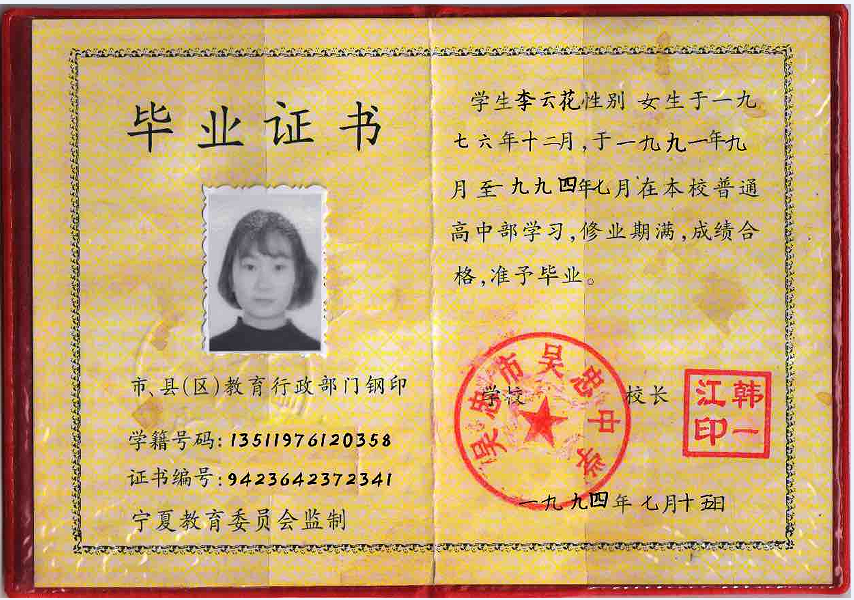
#> input picture pic/1.png, 854 x 600 px
$ python -i forensic_service.py   (imports and definitions only)   (older library calls are emulated)
#> lines starting #> are read from the running program, lines starting #| are printed output that depends on the picture; after the words box and inside, x2 and y2 are one past the last pixel; in counts of white or black regions, pixels touching at a corner belong together
#> further down, picture is the input picture: PIL image 854x600 RGB; mean R, G, B 203.4, 168.1, 114.8
"""
图像取证服务 - 检测PS伪造痕迹（纯本地，无需外部数据）

检测项目：
- ELA（误差级别分析）：识别被PS修改的区域
- 照片边缘锐利度：贴片照片边缘过于整齐
- 印章真实性：打印印章颜色过于均匀
- 感知哈希：跨证件区域相似度对比
"""
import io
import logging
from typing import Dict, Any, Optional, Tuple

import cv2
import numpy as np
from PIL import Image

logger = logging.getLogger(__name__)


class ForensicService:

    # [88 lines left out: functions ela_analysis, analyze_photo_edge, not called in this run]

    def analyze_seal(self, image: Image.Image) -> Dict[str, Any]:
        """
        印章真实性分析
        打印印章：红色像素颜色方差极小（机器喷墨，均匀一致）
        真实盖章：油墨渗透，颜色方差较大，边缘有晕染
        """
        img_arr = np.array(image.convert("RGB"))
        hsv = cv2.cvtColor(img_arr, cv2.COLOR_RGB2HSV)
#> hsv: shape (600, 854, 3); mean H, S, V 38.5, 116.8, 203.9

        # 两段红色HSV区间（红色在HSV中横跨0°和180°两端）
        mask1 = cv2.inRange(hsv, np.array([0, 50, 50]), np.array([10, 255, 255]))
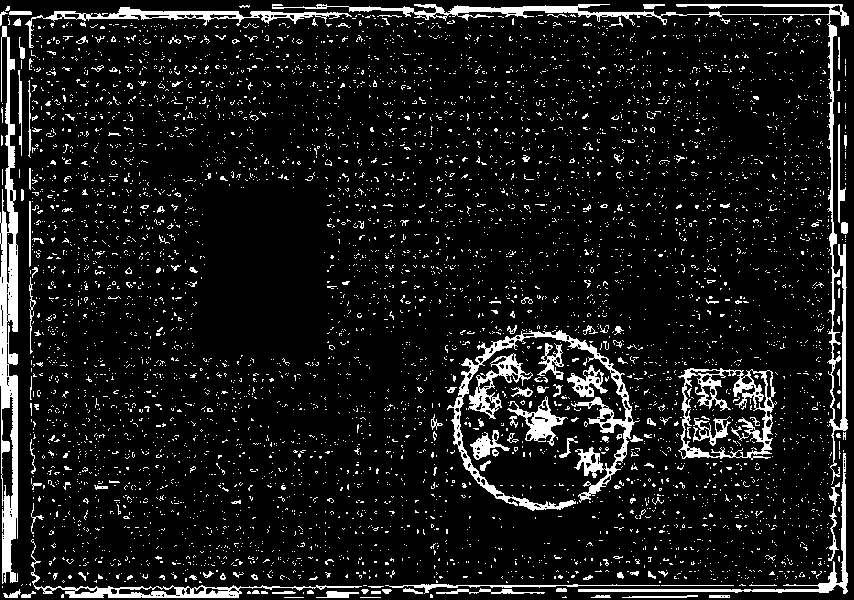
#> mask1: shape (600, 854); 9.8% white; 5730 white regions (5566 under 20 px), largest, box (x1, y1, x2, y2) and area: (0, 26, 18, 584) 5487, (272, 4, 849, 485) 5141, (447, 330, 640, 511) 4227
        mask2 = cv2.inRange(hsv, np.array([160, 50, 50]), np.array([180, 255, 255]))
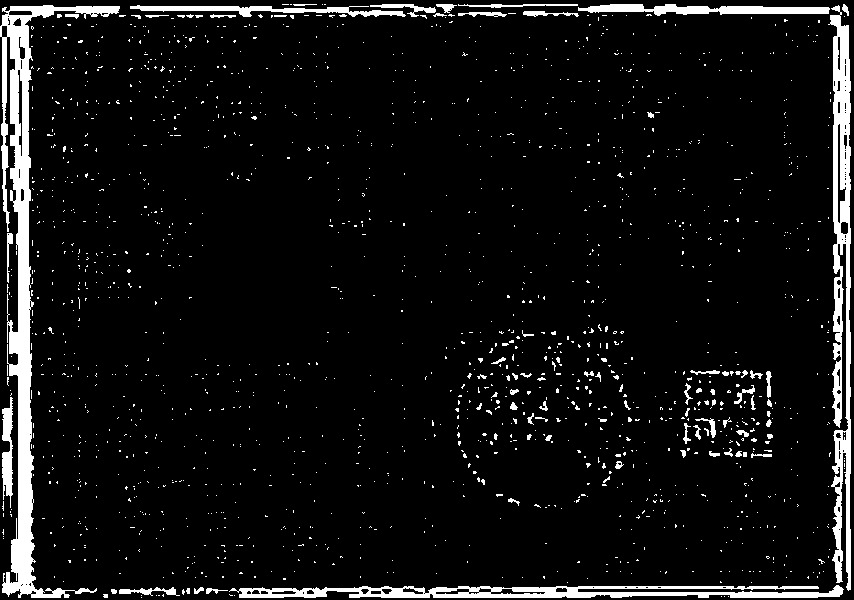
#> mask2: shape (600, 854); 6.9% white; 1660 white regions (1587 under 20 px), largest, box (x1, y1, x2, y2) and area: (0, 5, 120, 598) 11238, (828, 5, 851, 591) 7054, (229, 585, 844, 598) 4774
        red_mask = cv2.bitwise_or(mask1, mask2)
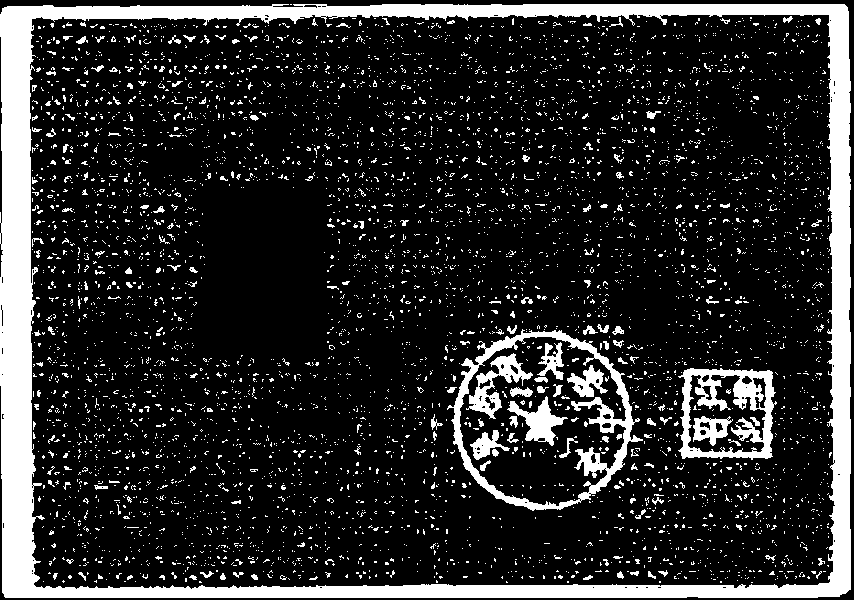
#> red_mask: shape (600, 854); 16.7% white; 5192 white regions (5021 under 20 px), largest, box (x1, y1, x2, y2) and area: (0, 4, 851, 598) 49358, (447, 329, 643, 511) 5137, (678, 368, 777, 460) 3900

        red_count = int(np.sum(red_mask > 0))
#> red_count = 85474
        total = img_arr.shape[0] * img_arr.shape[1]
#> total = 512400

        if red_count < 200:
            return {"has_red_seal": False, "description": "未检测到红色印章区域"}

        red_pixels = img_arr[red_mask > 0].astype(float)
        color_variance = float(np.var(red_pixels))
#> color_variance = 5539.6

        # 打印：方差 < 600（颜色极其均匀）
        is_printed = color_variance < 600
#> is_printed = False

        return {
            "has_red_seal": True,
            "red_pixel_ratio": round(red_count / total, 4),
            "color_variance": round(color_variance, 2),
            "is_printed_seal": is_printed,
            "description": "颜色均匀，疑似打印印章（非实体盖章）" if is_printed
                           else "颜色自然，印章特征正常",
        }

    # [115 lines left out: functions compute_phash, phash_distance, full_analysis, compare_regions_batch, not called in this run]


forensic_service = ForensicService()

>>> from PIL import Image
>>> picture = Image.open('../../pic/1.png')
>>> result = ForensicService().analyze_seal(picture)
#> result = {'has_red_seal': True, 'red_pixel_ratio': 0.167, 'color_variance': 5539.6, 'is_printed_seal': False, 'description': '颜色自然，印章特征正常'}

$ run again, on pic/10.png
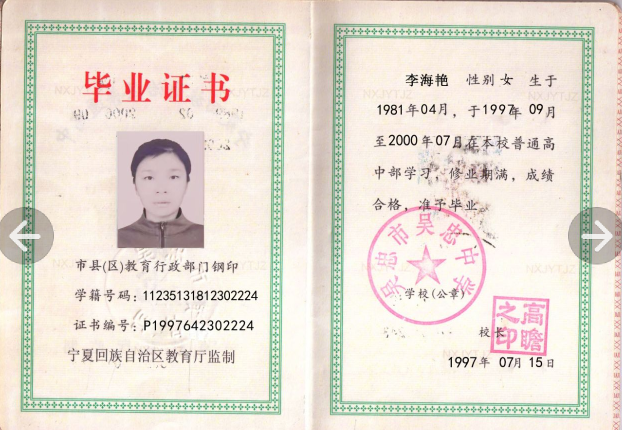
#> input picture pic/10.png, 1244 x 859 px (shown at 1/2 size)
#> picture is the input picture: PIL image 1244x859 RGB; mean R, G, B 230.1, 222.5, 211.5
#> hsv: shape (859, 1244, 3); mean H, S, V 32.1, 28.1, 234.1
#> in analyze_seal, `mask1 = cv2.inRange(hsv, np.array([0, 50, 50]), np.array([10, 255, 255..`:
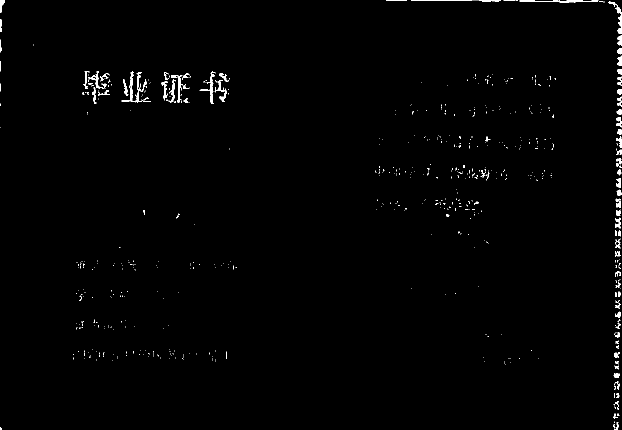
#> mask1: shape (859, 1244) (shown at 1/2 size); 0.87% white; 631 white regions (548 under 20 px), largest, box (x1, y1, x2, y2) and area: (1216, 3, 1244, 67) 379, (1039, 0, 1197, 5) 365, (399, 143, 432, 208) 339
#> mask2: shape (859, 1244); 2.1% white; 225 white regions (138 under 20 px), largest, box (x1, y1, x2, y2) and area: (734, 411, 973, 650) 5175, (979, 591, 1099, 712) 2705, (1042, 656, 1087, 703) 1124
#> in analyze_seal, `red_mask = cv2.bitwise_or(mask1, mask2)`:
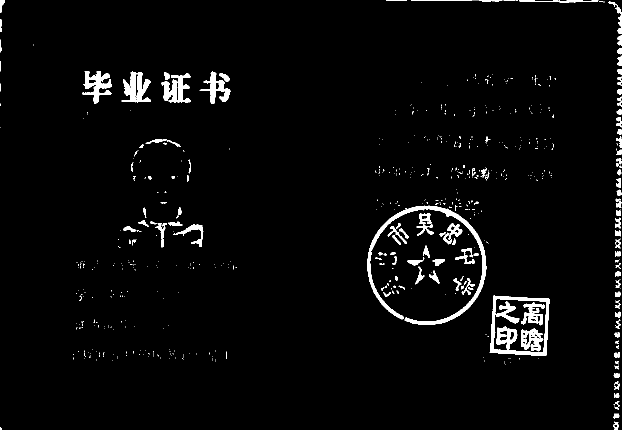
#> red_mask: shape (859, 1244) (shown at 1/2 size); 3% white; 627 white regions (502 under 20 px), largest, box (x1, y1, x2, y2) and area: (734, 411, 973, 650) 5212, (979, 591, 1099, 712) 2705, (243, 143, 302, 205) 1873
#> red_count = 31596
#> color_variance = 3631.6
#> is_printed = False
#> result = {'has_red_seal': True, 'red_pixel_ratio': 0.0296, 'color_variance': 3631.6, 'is_printed_seal': False, 'description': '颜色自然，印章特征正常'}

$ run again, on pic/11.png
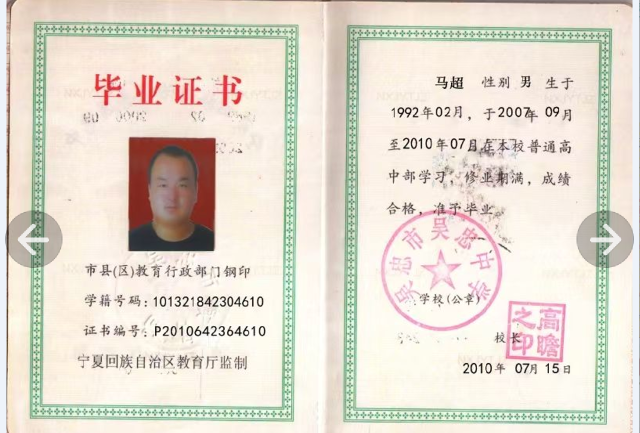
#> input picture pic/11.png, 1280 x 866 px (shown at 1/2 size)
#> picture is the input picture: PIL image 1280x866 RGB; mean R, G, B 227.3, 219.9, 208
#> hsv: shape (866, 1280, 3); mean H, S, V 30.3, 29.6, 231.3
#> in analyze_seal, `mask1 = cv2.inRange(hsv, np.array([0, 50, 50]), np.array([10, 255, 255..`:
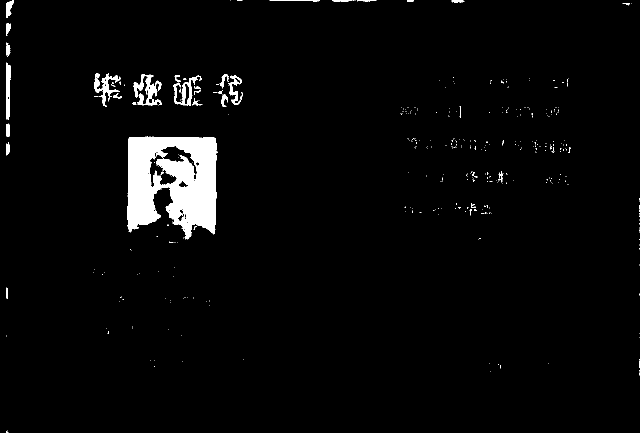
#> mask1: shape (866, 1280) (shown at 1/2 size); 3.1% white; 385 white regions (348 under 20 px), largest, box (x1, y1, x2, y2) and area: (254, 273, 435, 479) 26238, (267, 148, 324, 211) 1485, (188, 147, 241, 213) 1063
#> mask2: shape (866, 1280); 1.5% white; 112 white regions (60 under 20 px), largest, box (x1, y1, x2, y2) and area: (768, 416, 1004, 662) 4179, (1011, 602, 1131, 725) 4008, (1075, 669, 1117, 713) 1104
#> in analyze_seal, `red_mask = cv2.bitwise_or(mask1, mask2)`:
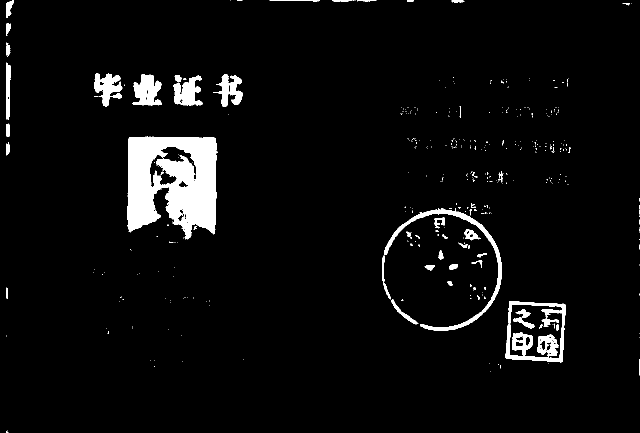
#> red_mask: shape (866, 1280) (shown at 1/2 size); 4.6% white; 392 white regions (340 under 20 px), largest, box (x1, y1, x2, y2) and area: (254, 273, 435, 479) 26732, (768, 416, 1004, 662) 4194, (1011, 602, 1131, 725) 4008
#> red_count = 51142
#> color_variance = 4240.5
#> is_printed = False
#> result = {'has_red_seal': True, 'red_pixel_ratio': 0.0461, 'color_variance': 4240.5, 'is_printed_seal': False, 'description': '颜色自然，印章特征正常'}
